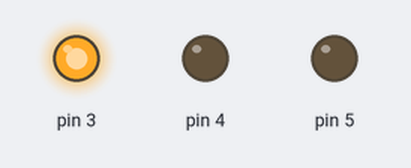
Recording of a sketch running on a simulated Arduino Uno, built with avr-gcc and run on an emulated ATmega328P. Parts: output pins drawn as LEDs (lit = HIGH).

Above: at 0.5 s.
At 1.5 s:
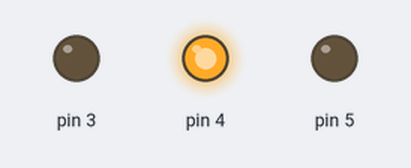
At 5.5 s:
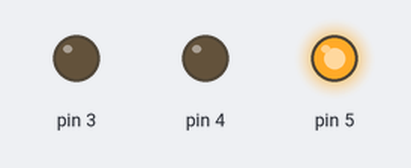
Timing chart, 0 to 6.9 s (numbered marks = the images above):
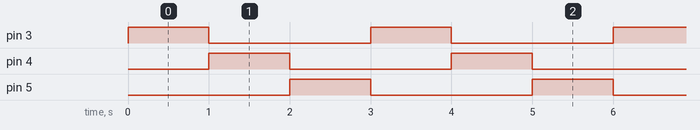

Measured:
- by itself, pin 3–5: alternates HIGH for 1.0 s and LOW for 2.0 s
- by itself, everything shown: repeats every 3.0 s, in 4 steps

The sketch:

semaforo1.ino
```cpp
void setup(){
  pinMode(3, OUTPUT);
  pinMode(4, OUTPUT);
  pinMode(5, OUTPUT);
}
void loop(){
  for(int x = 3; x <= 5; x++){
    for(int y = 3; y <= 5; y++){
      if (x == y) {
      	digitalWrite(x, 1);
      	delay(1000);
      } else {
        digitalWrite(y, 0);
      }
    }
  }
  for(int x = 3; x <= 5; x++){
    digitalWrite(x, 0);
  }
}
  
```
